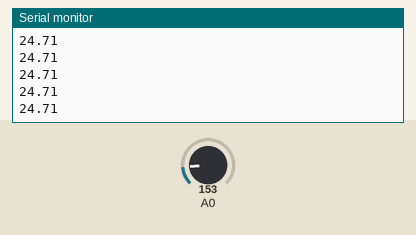
Simulated run of this sketch. Board: Arduino Uno, built with avr-gcc and run on an emulated ATmega328P. Parts: the last lines printed to the serial monitor. The test bench sets the inputs (shaded band); at power-on: A0 = 153.

Above: at 1.2 s.
1.3 s: A0 set to 165
At 1.56 s:
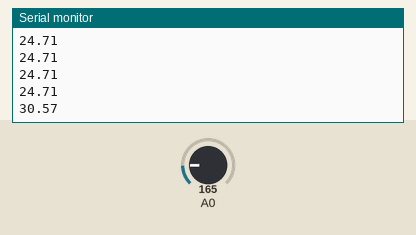
2.8 s: A0 set to 175
At 2.96 s:
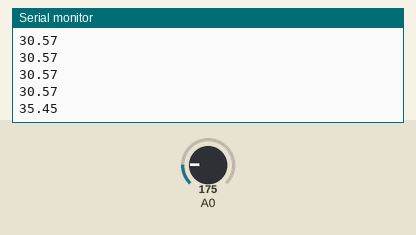
Timing chart, 0 to 5.8 s (numbered marks = the images above; inputs shaded):
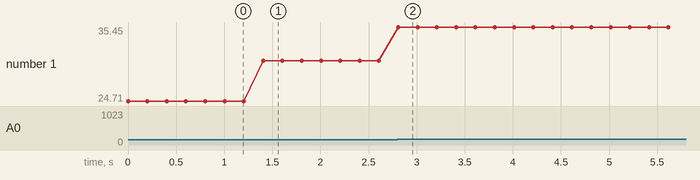

Measured:
- after the input at 1.3 s, the serial monitor: prints a new line after 0.10 s (image 1)
- after the input at 2.8 s, the serial monitor: prints a new line at once (image 2)
- plotted number 1: 24.71 → 30.57 after the input at 1.3 s, 30.57 → 35.45 after the input at 2.8 s

The sketch:

temperatursensor.ino
```cpp
void setup() {
  Serial.begin(9600);

}

void loop() {

  int val  = analogRead(A0);
  // Calcul spécial pour TMP36
  float tension = val * 5.0;
  tension/= 1024.0;
  float temp_celcius = ((tension * 1000) - 500) / 10;

  Serial.println(temp_celcius);
  delay(200);
}
```
